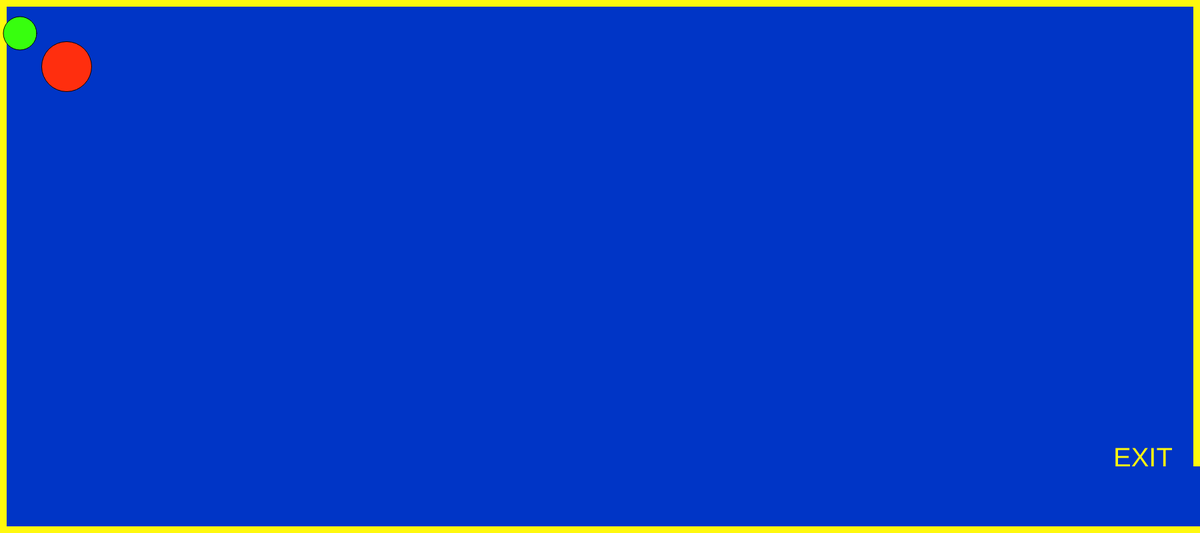
Frame 1 (no input)
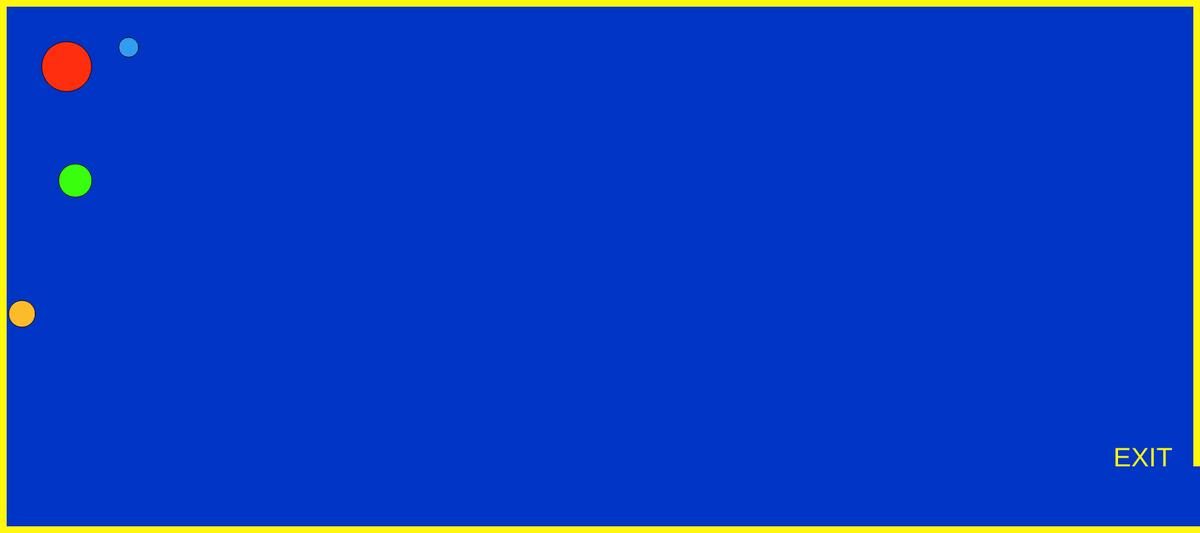
Frame 60 (no input)
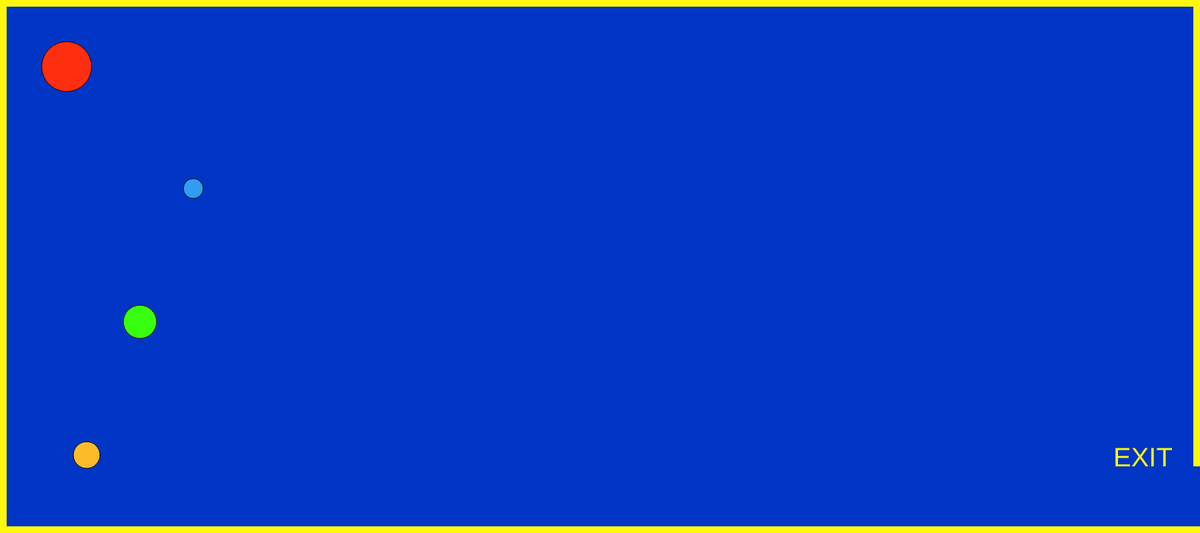
Frame 120 (the mouse pressed at the canvas centre since frame 60)

The p5.js sketch that drew these frames (run headless with seeded random() and noise() and a simulated clock; from frame 60 on, the mouse is pressed at the canvas centre):

// p5.js sketch
// ── sketch.js
// x and y for my character
var characterX = 100;
var characterY = 100;

// defined key codes for each letter
var UP_ARROW = 38;
var DOWN_ARROW  = 40;
var LEFT_ARROW = 37;
var RIGHT_ARROW = 39;

// x and y for a shape
var shapeX = 30;
var shapeY = 50;
var shapeXSpeed;
var shapeYSpeed;

// shape created when mouse is clicked
var diameter = 25;
var mouseShapeX;
var mouseShapeY;

function setup() 
{
  createCanvas(1800, 800);
    // get a random speed when the it first starts
    shapeXSpeed = Math.floor(Math.random() * (Math.floor(Math.random() * 5)) + 3);
    shapeYSpeed = Math.floor(Math.random() * (Math.floor(Math.random() * 5)) + 1);
}

function draw() 
{
  background(0,53,198);
  noStroke();
  
  fill(255, 248, 14);
    
    // top border
    rect(0,0,width,10);
    // bottom border
    rect(0, height-10,width, 10);
    // left border
    rect(0,0,10,height);
    // right upper border
    rect(width-10,0,10,height-100);

    // exit message
    textSize(40);
    text("EXIT", width-130,height-100)


    // red character
    stroke(2);
    fill(265,46,14);
    circle(characterX,characterY,75);

    // handle the keys
    if(keyIsDown(UP_ARROW))
    {
        characterY -= 10;   
    }
    if(keyIsDown(DOWN_ARROW))
    {
        characterY += 10;   
    }
    if(keyIsDown(LEFT_ARROW))
    {
        characterX -= 10;   
    }
    if(keyIsDown(RIGHT_ARROW))
    {
        characterX += 10;   
    }

    // lime green enemy
    fill(55,255,14)
    circle(shapeX, shapeY, 50);

    // blue enemy
    fill(48,157,240)
    circle(shapeX+80, shapeY-200, 30);

    // orange enemy
    fill(252,188,41)
    circle(shapeX-80, shapeY+200, 40);

    // get a random speed when the it first starts
    shapeXSpeed = Math.floor(Math.random() * (Math.floor(Math.random() * 5)) + 1);
    shapeYSpeed = Math.floor(Math.random() * (Math.floor(Math.random() * 5)) + 3);
 
    // move the shapes
    shapeX += shapeXSpeed;
    shapeY += shapeYSpeed;

    // enemies out of bounds
    if(shapeX > width)
    {
        shapeX = 0;
    }
    if(shapeX < 0)
    {
        shapeX = width;
    }
    if(shapeY > height)
    {
        shapeY = 0;
    }
    if(shapeY < 0)
    {
        shapeY = height;
    }
    
    // check to see if the character has left the exit
    if(characterX > width && characterY < width-350)
    {
        fill(255, 248, 14);
        stroke(5);
        textSize(100);
        text("You Win", width/2+280, height/2-50);
        text("Delicious Mold!", width/2+150, height/2+100);
    }
    
    // neon pink mouse click character
 
    fill(224,14,255);
        circle(mouseShapeX, mouseShapeY, 75);
    }
    
    
        function mouseClicked()
    {
        mouseShapeX = mouseX;
        mouseShapeY = mouseY;
    }
    
   
